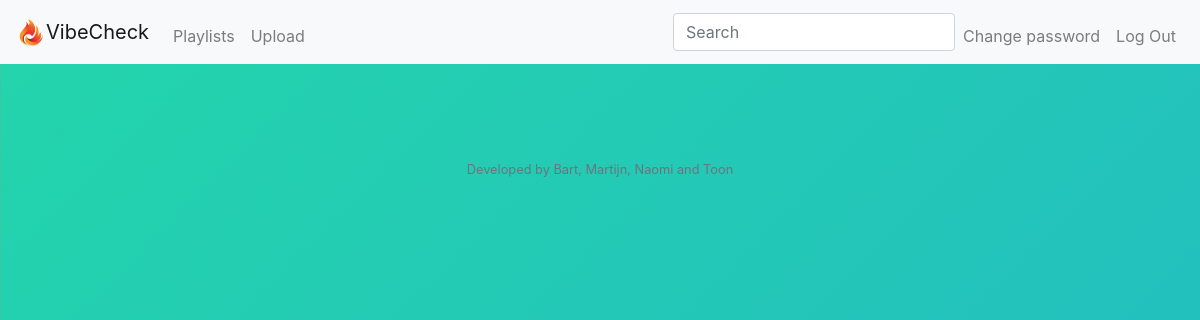
The app's page /timeline (signed in), older data.
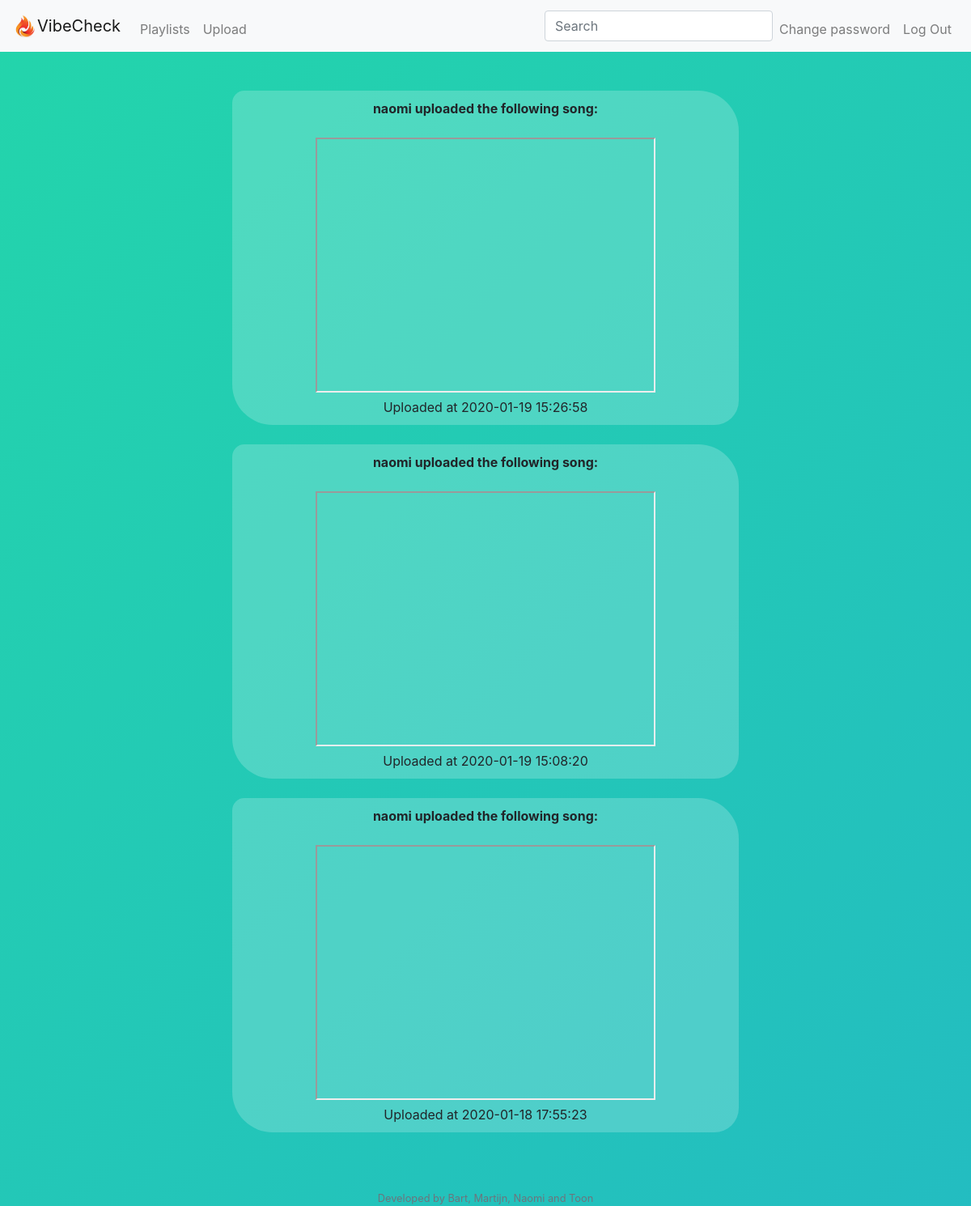
The same page, newer data.
### tables this page shows
CREATE TABLE 'tracks' ('group_id' integer, 'link' text, 'added_by' text, 'time' timestamp DEFAULT CURRENT_TIMESTAMP);

### application.py (the view)
@app.route("/timeline")
@login_required
def timeline():
    groups_ids = db.execute ("SELECT group_id FROM group_users WHERE user_id= :user_id", user_id = session["user_id"])
    groups =[]
    for group in groups_ids:
        groups.append(group["group_id"])
    data =[]
    for group_id in groups:
        rows = db.execute("SELECT added_by, link, time FROM tracks WHERE group_id= :group_id", group_id = group_id)
        for link in rows:
            data1 = []
            data1.append(link["added_by"])
            youtube = link["link"]
            data1.append(youtube_api(youtube))
            data1.append(link["time"])
            data.append(data1)
    data.sort(key=lambda x: x[2], reverse = True)
    return render_template("timeline.html", data=data)

### application.py (called while the page is built)
@app.after_request
def after_request(response):
    response.headers["Cache-Control"] = "no-cache, no-store, must-revalidate"
    response.headers["Expires"] = 0
    response.headers["Pragma"] = "no-cache"
    return response

### helpers.py (called while the page is built)
def youtube_api(link):
    db = SQL("sqlite:///project.db")
    link = link.split("=")
    link = link[1].split("&")
    for item in link:
        return item

def login_required(f):
    @wraps(f)
    def decorated_function(*args, **kwargs):
        if session.get("user_id") is None:
            return redirect("/login")
        return f(*args, **kwargs)
    return decorated_function

### templates/timeline.html (shortened to what this page needs)
{% extends "layout.html" %}
{% block main %}
        {% for link in data %}
        <div class= "song">
            <div align="center" color=white>
                <strong>{{link[0]}} uploaded the following song:</strong>
            </div>
            <br>
            <div align="center">
                <iframe width="420" height="315"
                    src="https://www.youtube.com/embed/{{link[1]}}">
                </iframe>
            </div>
            Uploaded at {{link[2]}}
            </div>
        <br>
        {% endfor %}
{% endblock %}

### templates/layout.html (shortened to what this page needs)
<!DOCTYPE html>
<html lang="en">
    <head>
        <link href="https://stackpath.bootstrapcdn.com/bootstrap/4.3.1/css/bootstrap.min.css" rel="stylesheet">
        <link href="/static/styles.css" rel="stylesheet">
    </head>
    <body>
        <nav class="navbar navbar-expand-lg navbar-light bg-light">
            <img src="/static/logo.png" width="30" height="30" alt="">
            <a class="navbar-brand" href="/timeline">VibeCheck</a>
            <div class="collapse navbar-collapse" id="navbar">
                {% if session.user_id %}
                <div class="collapse navbar-collapse">
                <ul class="navbar-nav mr-auto mt-2">
                    <li class="nav-item"><a class="nav-link" href="/playlists">Playlists</a></li>
                    <li class="nav-item"><a class="nav-link" href="/upload">Upload</a></li>
                </ul>
                </div>
                <div text-align="center">
                    <input class="form-control mr-sm-2" type="search" placeholder="Search" aria-label="Search">
                </div>
                <ul class="navbar-nav ml-auto mt-2">
                    <li class="nav-item"><a class="nav-link" href="/change_password">Change password</a></li>
                    <li class="nav-item"><a class="nav-link" href="/logout">Log Out</a></li>
                </ul>
                {% else %}
                <ul class="navbar-nav ml-auto mt-2">
                    <li class="nav-item"><a class="nav-link" href="/register">Register</a></li>
                    <li class="nav-item"><a class="nav-link" href="/login">Log In</a></li>
                </ul>
                {% endif %}
            </div>
        </nav>
        <main class="container p-5">
            {% block main %}{% endblock %}
        </main>
        <footer class="small text-center text-muted">
        Developed by Bart, Martijn, Naomi and Toon
        <br>
        </footer>
    </body>
</html>

### static/styles.css (style rules this page uses)
body { background: linear-gradient(-45deg, #ee7752, #e73c7e, #23a6d5, #23d5ab); background-size: 800% 400%; animation: gradient 15s ease infinite; }
.song { margin: 0 auto; width:60%; text-align: center; background-color: rgba(255, 255, 255, 0.2); padding: 10px; border-radius: 15px 50px 30px; }

Row changes from the older to the newer data that the page shows:
added tracks: added_by "naomi", time "2020-01-19 15:26:58"
added tracks: added_by "naomi", time "2020-01-19 15:08:20"
now on this page (row unchanged): tracks: added_by "naomi", time "2020-01-18 17:55:23"
